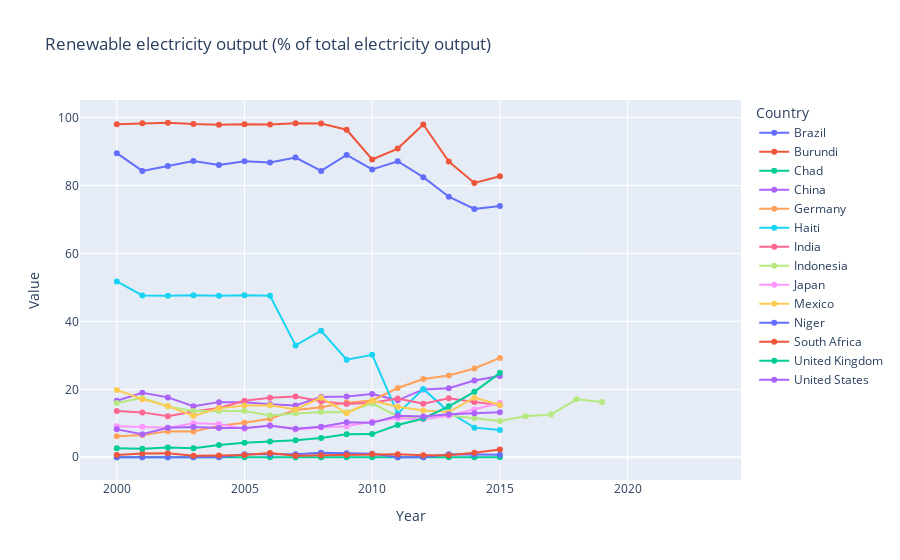

The notebook cell this image was saved under:
### Markdown cell above
## Renewable Electricity:  
Hypothesis - Developed countries generally have more sources and technology of renewable electricity than underdeveloped and developing countries, who depend primarily on fossil fuels for electricity. Over time, dependence on renewable electricity should increase to align with SDG 7: Affordable and Clean Energy.  
Observation - The leading countries in renewable electricity are Brazil and Niger. Over time, there is a slight increase in renewable electricity output for most countries, except Niger which has shown a significant decline.

### Code cell
plot_data(indicators_filtered[1])

### Figure 1 — Plotly figure (JSON) as saved in the notebook; plotly's stock layout.template omitted (floating-point values rounded to 4 significant figures)
{"data": [{"hovertemplate": "Country Name=Brazil<br>Year=%{x}<br>Value=%{y}<extra></extra>", "legendgroup": "Brazil", "line": {"color": "#636efa", "dash": "solid"}, "marker": {"symbol": "circle"}, "mode": "lines+markers", "name": "Brazil", "orientation": "v", "showlegend": true, "type": "scatter", "x": [2000, 2001, 2002, 2003, 2004, 2005, 2006, 2007, 2008, 2009, 2010, 2011, 2012, 2013, 2014, 2015, 2016, 2017, 2018, 2019, 2020, 2021, 2022, 2023], "xaxis": "x", "y": [89.49, 84.29, 85.74, 87.16, 86.03, 87.12, 86.75, 88.21, 84.27, 89.0, 84.72, 87.12, 82.45, 76.69, 73.08, 73.97, NaN, NaN, NaN, NaN, NaN, NaN, NaN, NaN], "yaxis": "y"}, {"hovertemplate": "Country Name=Burundi<br>Year=%{x}<br>Value=%{y}<extra></extra>", "legendgroup": "Burundi", "line": {"color": "#EF553B", "dash": "solid"}, "marker": {"symbol": "circle"}, "mode": "lines+markers", "name": "Burundi", "orientation": "v", "showlegend": true, "type": "scatter", "x": [2000, 2001, 2002, 2003, 2004, 2005, 2006, 2007, 2008, 2009, 2010, 2011, 2012, 2013, 2014, 2015, 2016, 2017, 2018, 2019, 2020, 2021, 2022, 2023], "xaxis": "x", "y": [98.02, 98.29, 98.45, 98.07, 97.86, 98.04, 97.9, 98.33, 98.24, 96.39, 87.65, 90.86, 97.96, 87.02, 80.72, 82.71, NaN, NaN, NaN, NaN, NaN, NaN, NaN, NaN], "yaxis": "y"}, {"hovertemplate": "Country Name=Chad<br>Year=%{x}<br>Value=%{y}<extra></extra>", "legendgroup": "Chad", "line": {"color": "#00cc96", "dash": "solid"}, "marker": {"symbol": "circle"}, "mode": "lines+markers", "name": "Chad", "orientation": "v", "showlegend": true, "type": "scatter", "x": [2000, 2001, 2002, 2003, 2004, 2005, 2006, 2007, 2008, 2009, 2010, 2011, 2012, 2013, 2014, 2015, 2016, 2017, 2018, 2019, 2020, 2021, 2022, 2023], "xaxis": "x", "y": [0.0, 0.0, 0.0, 0.0, 0.0, 0.0, 0.0, 0.0, 0.0, 0.0, 0.0, 0.0, 0.0, 0.0, 0.0, 0.0, NaN, NaN, NaN, NaN, NaN, NaN, NaN, NaN], "yaxis": "y"}, {"hovertemplate": "Country Name=China<br>Year=%{x}<br>Value=%{y}<extra></extra>", "legendgroup": "China", "line": {"color": "#ab63fa", "dash": "solid"}, "marker": {"symbol": "circle"}, "mode": "lines+markers", "name": "China", "orientation": "v", "showlegend": true, "type": "scatter", "x": [2000, 2001, 2002, 2003, 2004, 2005, 2006, 2007, 2008, 2009, 2010, 2011, 2012, 2013, 2014, 2015, 2016, 2017, 2018, 2019, 2020, 2021, 2022, 2023], "xaxis": "x", "y": [16.64, 18.96, 17.62, 15.04, 16.22, 16.18, 15.59, 15.26, 17.74, 17.86, 18.62, 16.76, 19.97, 20.3, 22.61, 23.93, NaN, NaN, NaN, NaN, NaN, NaN, NaN, NaN], "yaxis": "y"}, {"hovertemplate": "Country Name=Germany<br>Year=%{x}<br>Value=%{y}<extra></extra>", "legendgroup": "Germany", "line": {"color": "#FFA15A", "dash": "solid"}, "marker": {"symbol": "circle"}, "mode": "lines+markers", "name": "Germany", "orientation": "v", "showlegend": true, "type": "scatter", "x": [2000, 2001, 2002, 2003, 2004, 2005, 2006, 2007, 2008, 2009, 2010, 2011, 2012, 2013, 2014, 2015, 2016, 2017, 2018, 2019, 2020, 2021, 2022, 2023], "xaxis": "x", "y": [6.199, 6.512, 7.643, 7.553, 9.267, 10.15, 11.32, 13.94, 14.7, 16.08, 16.73, 20.38, 23.0, 24.07, 26.13, 29.23, NaN, NaN, NaN, NaN, NaN, NaN, NaN, NaN], "yaxis": "y"}, {"hovertemplate": "Country Name=Haiti<br>Year=%{x}<br>Value=%{y}<extra></extra>", "legendgroup": "Haiti", "line": {"color": "#19d3f3", "dash": "solid"}, "marker": {"symbol": "circle"}, "mode": "lines+markers", "name": "Haiti", "orientation": "v", "showlegend": true, "type": "scatter", "x": [2000, 2001, 2002, 2003, 2004, 2005, 2006, 2007, 2008, 2009, 2010, 2011, 2012, 2013, 2014, 2015, 2016, 2017, 2018, 2019, 2020, 2021, 2022, 2023], "xaxis": "x", "y": [51.74, 47.64, 47.53, 47.66, 47.53, 47.66, 47.54, 32.91, 37.24, 28.71, 30.15, 12.83, 20.09, 13.36, 8.712, 7.996, NaN, NaN, NaN, NaN, NaN, NaN, NaN, NaN], "yaxis": "y"}, {"hovertemplate": "Country Name=India<br>Year=%{x}<br>Value=%{y}<extra></extra>", "legendgroup": "India", "line": {"color": "#FF6692", "dash": "solid"}, "marker": {"symbol": "circle"}, "mode": "lines+markers", "name": "India", "orientation": "v", "showlegend": true, "type": "scatter", "x": [2000, 2001, 2002, 2003, 2004, 2005, 2006, 2007, 2008, 2009, 2010, 2011, 2012, 2013, 2014, 2015, 2016, 2017, 2018, 2019, 2020, 2021, 2022, 2023], "xaxis": "x", "y": [13.59, 13.21, 12.06, 13.47, 14.48, 16.62, 17.54, 17.86, 16.51, 15.66, 16.04, 17.32, 15.73, 17.35, 16.25, 15.34, NaN, NaN, NaN, NaN, NaN, NaN, NaN, NaN], "yaxis": "y"}, {"hovertemplate": "Country Name=Indonesia<br>Year=%{x}<br>Value=%{y}<extra></extra>", "legendgroup": "Indonesia", "line": {"color": "#B6E880", "dash": "solid"}, "marker": {"symbol": "circle"}, "mode": "lines+markers", "name": "Indonesia", "orientation": "v", "showlegend": true, "type": "scatter", "x": [2000, 2001, 2002, 2003, 2004, 2005, 2006, 2007, 2008, 2009, 2010, 2011, 2012, 2013, 2014, 2015, 2016, 2017, 2018, 2019, 2020, 2021, 2022, 2023], "xaxis": "x", "y": [15.96, 17.47, 14.95, 13.64, 13.61, 13.61, 12.26, 12.9, 13.32, 13.23, 15.85, 11.99, 11.24, 12.27, 11.48, 10.65, 12.07, 12.56, 17.04, 16.25, NaN, NaN, NaN, NaN], "yaxis": "y"}, {"hovertemplate": "Country Name=Japan<br>Year=%{x}<br>Value=%{y}<extra></extra>", "legendgroup": "Japan", "line": {"color": "#FF97FF", "dash": "solid"}, "marker": {"symbol": "circle"}, "mode": "lines+markers", "name": "Japan", "orientation": "v", "showlegend": true, "type": "scatter", "x": [2000, 2001, 2002, 2003, 2004, 2005, 2006, 2007, 2008, 2009, 2010, 2011, 2012, 2013, 2014, 2015, 2016, 2017, 2018, 2019, 2020, 2021, 2022, 2023], "xaxis": "x", "y": [9.116, 8.965, 8.709, 10.02, 9.796, 8.407, 9.449, 8.202, 8.789, 9.146, 10.53, 11.46, 11.19, 12.21, 14.06, 15.98, NaN, NaN, NaN, NaN, NaN, NaN, NaN, NaN], "yaxis": "y"}, {"hovertemplate": "Country Name=Mexico<br>Year=%{x}<br>Value=%{y}<extra></extra>", "legendgroup": "Mexico", "line": {"color": "#FECB52", "dash": "solid"}, "marker": {"symbol": "circle"}, "mode": "lines+markers", "name": "Mexico", "orientation": "v", "showlegend": true, "type": "scatter", "x": [2000, 2001, 2002, 2003, 2004, 2005, 2006, 2007, 2008, 2009, 2010, 2011, 2012, 2013, 2014, 2015, 2016, 2017, 2018, 2019, 2020, 2021, 2022, 2023], "xaxis": "x", "y": [19.8, 17.11, 15.06, 12.13, 14.45, 15.2, 15.33, 14.09, 17.54, 12.95, 16.6, 14.89, 13.79, 13.3, 17.54, 15.39, NaN, NaN, NaN, NaN, NaN, NaN, NaN, NaN], "yaxis": "y"}, {"hovertemplate": "Country Name=Niger<br>Year=%{x}<br>Value=%{y}<extra></extra>", "legendgroup": "Niger", "line": {"color": "#636efa", "dash": "solid"}, "marker": {"symbol": "circle"}, "mode": "lines+markers", "name": "Niger", "orientation": "v", "showlegend": true, "type": "scatter", "x": [2000, 2001, 2002, 2003, 2004, 2005, 2006, 2007, 2008, 2009, 2010, 2011, 2012, 2013, 2014, 2015, 2016, 2017, 2018, 2019, 2020, 2021, 2022, 2023], "xaxis": "x", "y": [0.0, 0.0, 0.0, 0.0, 0.0, 0.8734, 0.9174, 0.8929, 1.316, 1.167, 1.024, 0.0, 0.0, 0.9029, 0.9029, 0.7533, NaN, NaN, NaN, NaN, NaN, NaN, NaN, NaN], "yaxis": "y"}, {"hovertemplate": "Country Name=South Africa<br>Year=%{x}<br>Value=%{y}<extra></extra>", "legendgroup": "South Africa", "line": {"color": "#EF553B", "dash": "solid"}, "marker": {"symbol": "circle"}, "mode": "lines+markers", "name": "South Africa", "orientation": "v", "showlegend": true, "type": "scatter", "x": [2000, 2001, 2002, 2003, 2004, 2005, 2006, 2007, 2008, 2009, 2010, 2011, 2012, 2013, 2014, 2015, 2016, 2017, 2018, 2019, 2020, 2021, 2022, 2023], "xaxis": "x", "y": [0.6775, 1.101, 1.209, 0.4177, 0.508, 0.6651, 1.268, 0.443, 0.5878, 0.6936, 0.9484, 0.9184, 0.603, 0.609, 1.293, 2.255, NaN, NaN, NaN, NaN, NaN, NaN, NaN, NaN], "yaxis": "y"}, {"hovertemplate": "Country Name=United Kingdom<br>Year=%{x}<br>Value=%{y}<extra></extra>", "legendgroup": "United Kingdom", "line": {"color": "#00cc96", "dash": "solid"}, "marker": {"symbol": "circle"}, "mode": "lines+markers", "name": "United Kingdom", "orientation": "v", "showlegend": true, "type": "scatter", "x": [2000, 2001, 2002, 2003, 2004, 2005, 2006, 2007, 2008, 2009, 2010, 2011, 2012, 2013, 2014, 2015, 2016, 2017, 2018, 2019, 2020, 2021, 2022, 2023], "xaxis": "x", "y": [2.663, 2.497, 2.893, 2.685, 3.613, 4.283, 4.602, 5.01, 5.677, 6.767, 6.813, 9.489, 11.42, 14.99, 19.26, 24.84, NaN, NaN, NaN, NaN, NaN, NaN, NaN, NaN], "yaxis": "y"}, {"hovertemplate": "Country Name=United States<br>Year=%{x}<br>Value=%{y}<extra></extra>", "legendgroup": "United States", "line": {"color": "#ab63fa", "dash": "solid"}, "marker": {"symbol": "circle"}, "mode": "lines+markers", "name": "United States", "orientation": "v", "showlegend": true, "type": "scatter", "x": [2000, 2001, 2002, 2003, 2004, 2005, 2006, 2007, 2008, 2009, 2010, 2011, 2012, 2013, 2014, 2015, 2016, 2017, 2018, 2019, 2020, 2021, 2022, 2023], "xaxis": "x", "y": [8.206, 6.784, 8.646, 8.889, 8.63, 8.578, 9.245, 8.368, 9.004, 10.29, 10.12, 12.23, 12.01, 12.64, 12.95, 13.23, NaN, NaN, NaN, NaN, NaN, NaN, NaN, NaN], "yaxis": "y"}], "layout": {"legend": {"title": {"text": "Country"}, "tracegroupgap": 0}, "title": {"text": "Renewable electricity output (% of total electricity output)"}, "xaxis": {"anchor": "y", "domain": [0, 1], "title": {"text": "Year"}}, "yaxis": {"anchor": "x", "domain": [0, 1], "title": {"text": "Value"}}}}
